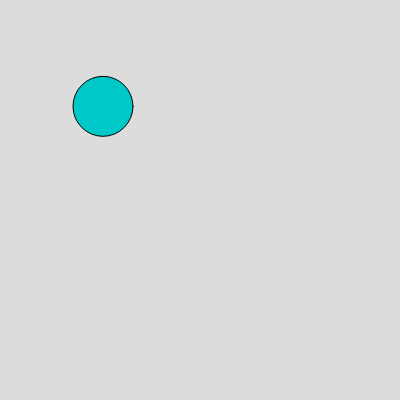
Frame 1 (no input)
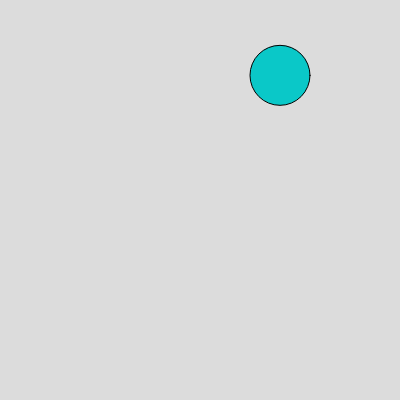
Frame 60 (no input)
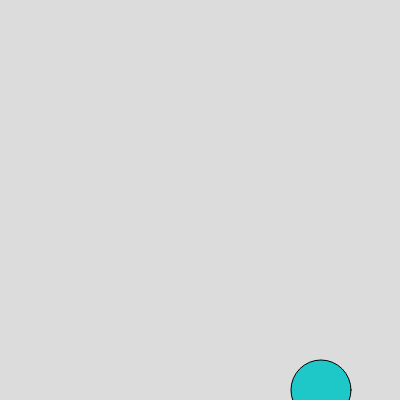
Frame 120 (the mouse pressed at the canvas centre since frame 60)

The p5.js sketch that drew these frames (run headless with seeded random() and noise() and a simulated clock; from frame 60 on, the mouse is pressed at the canvas centre):

// p5.js sketch
// ── sketch.js
let b;
let grav;

function setup() {
  createCanvas(400, 400);
  grav = createVector(0, 1);
  b = new Bouncer(100, 100, 10, 0, 3, 6, 3); // last arg is mass
  ellipseMode(RADIUS);
}

function draw() {
  background(220);
  b.update();
}

class Bouncer {
  constructor(x, y, r, redVal, velX, velY, mass) {
    this.pos = createVector(x, y);
    this.vel = createVector(velX, velY);
    this.acc = createVector(0, 0);
    this.mass = mass;
    this.r = r;
    this.redVal = redVal;
    this.c = color(redVal, 200, 200);
    this.minX = r;
    this.maxX = width - r;
    this.minY = r;
    this.maxY = height - r;
  }

  setConstraints(minX, maxX, minY, maxY) {
    this.minX = minX + this.r;
    this.maxX = maxX - this.r;
    this.minY = minY + this.r;
    this.maxY = maxY - this.r;
  }

  applyForce(force) {
    let f = p5.Vector.div(force, this.mass); // F = ma → a = F/m
    this.acc.add(f);
  }

  update() {
    this.applyForce(grav);       
    this.vel.add(this.acc);      
    this.pos.add(this.vel);      
    this.acc.mult(0);            
    this.move();
    this.draw();
  }

  move() {
    if (this.pos.x < this.minX) {
      this.pos.x = this.minX;
      this.vel.x *= -1;
      this.changeColor();
    }
    if (this.pos.x > this.maxX) {
      this.pos.x = this.maxX;
      this.vel.x *= -1;
      this.changeColor();
    }    
    if (this.pos.y < this.minY) {
      this.pos.y = this.minY;
      this.vel.y *= -1;
      this.changeColor();
    }    
    if (this.pos.y > this.maxY) {
      this.pos.y = this.maxY;
      this.vel.y *= -1;
      this.changeColor();
    }       
  }

  changeColor() {
    console.log("color change");
    this.redVal += 10;
    this.c = color(this.redVal, 200, 200);
  }

  draw() {
    fill(this.c);
    circle(this.pos.x, this.pos.y, this.r * this.mass); // mass affects size too, optionally
  }
}
